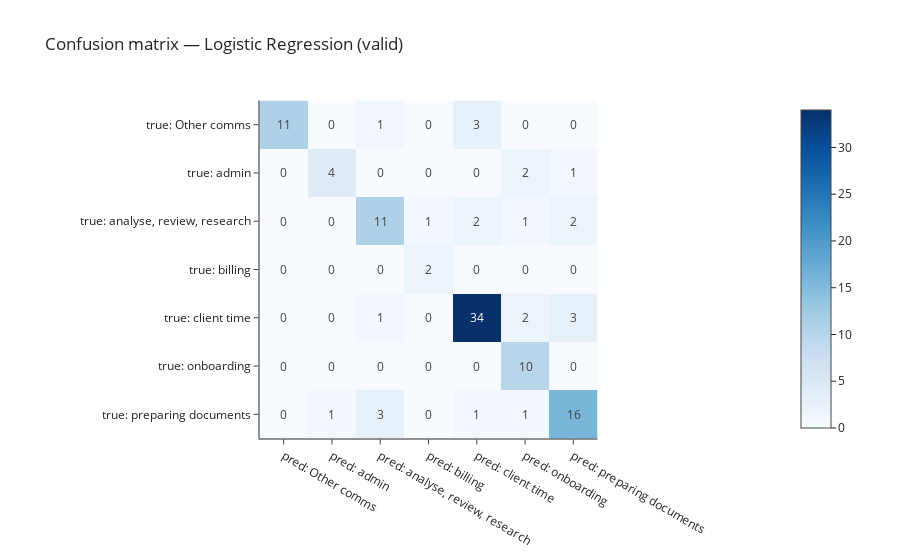

Notebook cell for this chart:
### Markdown cell above
## confusion matrix + low_info diagnostics

### Code cell
# Confusion matrix
labels = list(pipe.classes_)
cm = confusion_matrix(y_va, yp, labels=labels)
cm_df = pd.DataFrame(cm, index=[f"true: {c}" for c in labels], columns=[f"pred: {c}" for c in labels])

fig = px.imshow(cm_df, text_auto=True, color_continuous_scale="Blues",
                title="Confusion matrix — Logistic Regression (valid)")
fig.update_layout(template="simple_white")
fig.show()

### Figure 1 — Plotly figure (JSON) as saved in the notebook; plotly's stock layout.template omitted (floating-point values rounded to 4 significant figures)
{"data": [{"coloraxis": "coloraxis", "hovertemplate": "x: %{x}<br>y: %{y}<br>color: %{z}<extra></extra>", "name": "0", "texttemplate": "%{z}", "type": "heatmap", "x": ["pred: Other comms", "pred: admin", "pred: analyse, review, research", "pred: billing", "pred: client time", "pred: onboarding", "pred: preparing documents"], "xaxis": "x", "y": ["true: Other comms", "true: admin", "true: analyse, review, research", "true: billing", "true: client time", "true: onboarding", "true: preparing documents"], "yaxis": "y", "z": [[11, 0, 1, 0, 3, 0, 0], [0, 4, 0, 0, 0, 2, 1], [0, 0, 11, 1, 2, 1, 2], [0, 0, 0, 2, 0, 0, 0], [0, 0, 1, 0, 34, 2, 3], [0, 0, 0, 0, 0, 10, 0], [0, 1, 3, 0, 1, 1, 16]]}], "layout": {"coloraxis": {"colorscale": [[0, "rgb(247,251,255)"], [0.125, "rgb(222,235,247)"], [0.25, "rgb(198,219,239)"], [0.375, "rgb(158,202,225)"], [0.5, "rgb(107,174,214)"], [0.625, "rgb(66,146,198)"], [0.75, "rgb(33,113,181)"], [0.875, "rgb(8,81,156)"], [1, "rgb(8,48,107)"]]}, "title": {"text": "Confusion matrix — Logistic Regression (valid)"}, "xaxis": {"anchor": "y", "constrain": "domain", "domain": [0, 1], "scaleanchor": "y"}, "yaxis": {"anchor": "x", "autorange": "reversed", "constrain": "domain", "domain": [0, 1]}}}
